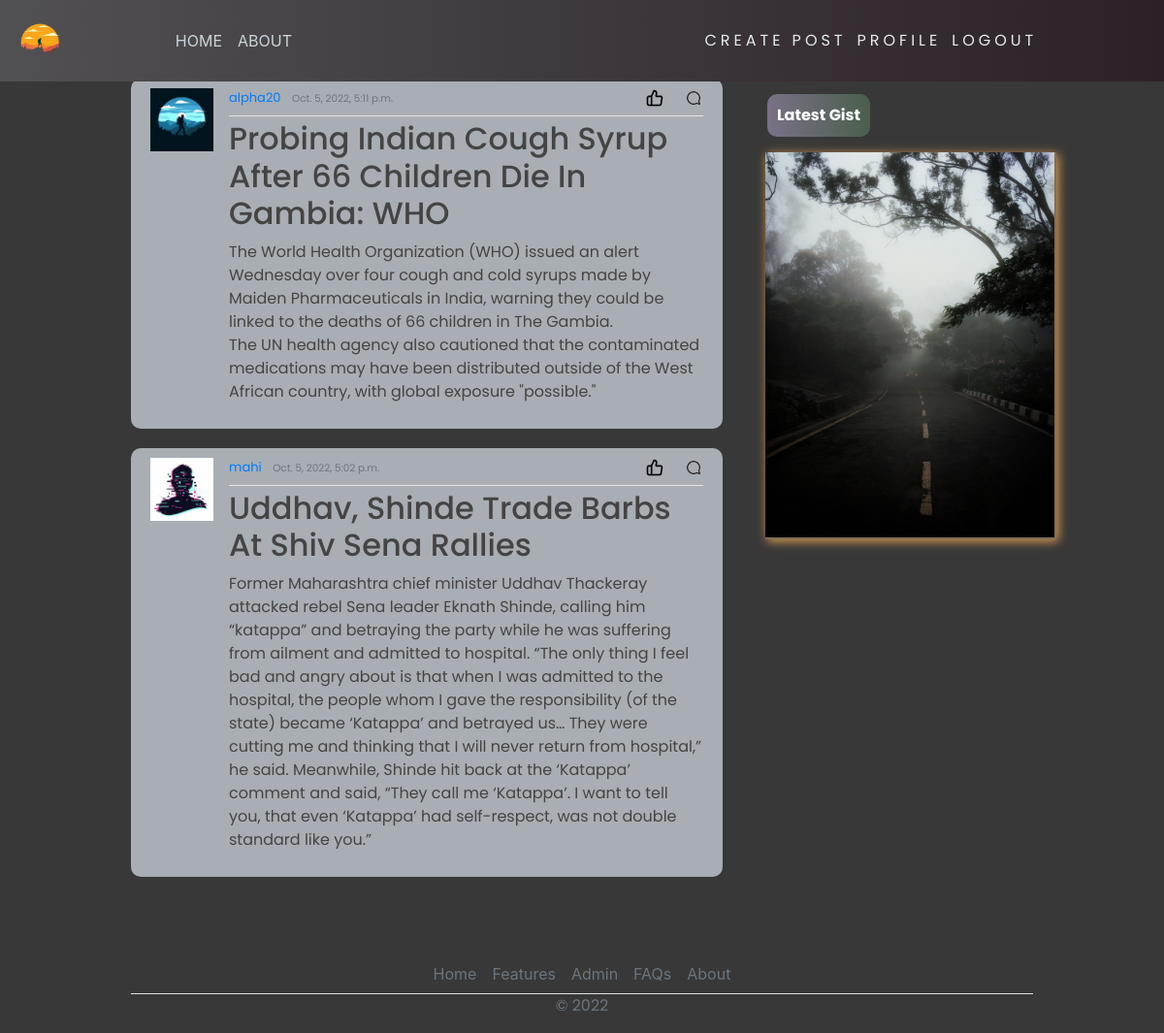
The page / (signed in) on the database its author committed.
### blog/models.py (models this page shows, shortened)
class Post(models.Model):
    title = models.CharField(max_length=200)
    content = models.TextField()
    date_posted = models.DateTimeField(default=timezone.now)
    author = models.ForeignKey(User, on_delete=models.CASCADE)

### users/models.py (models this page shows, shortened)
class Profile(models.Model):
    user = models.OneToOneField(User, on_delete=models.CASCADE)
    image = models.ImageField(default='default.jpg', upload_to='profile_pics')

### blog/views.py (the view)
# urls.py: path('', PostListView.as_view(), name="blog-home"),
class PostListView(LoginRequiredMixin, ListView):
    model = Post
    template_name = 'blog/home.html'
    context_object_name = 'posts'
    ordering = ["-date_posted"]

### blog/templates/blog/home.html (shortened to what this page needs)
{% extends 'blog/base.html' %}
{%load static %}
{%load social_share%}
{% block content %}
    {% for posts in posts %}
        <article class="media content-section">
            <img class="rounded-cirlce article-img" src="{{ posts.author.profile.image.url }}" alt="">
            <div class="media-body">
              <div class="article-metadata post-header" >
                <div class="author-stamp">
                <a class="mr-2" href="#">{{ posts.author }}</a>
                <small class="text-muted">{{ posts.date_posted }}</small>
                </div>
                <div class="social-media " >
                    <a href=""><img src="../../media/icons/like.png" alt="Like" width="20px"/> </a>
                    <a href=""><img src="../../media/icons/comment.png" alt="Comment" width="20px"/></a>
                </div>
              </div>
              <h2><a class="article-title" href="{% url 'blog-detail' posts.id %}">{{ posts.title }}</a></h2>
              <p class="article-content">{{ posts.content }}</p>
            </div>
            <br>
          </article>
    {% endfor  %}
{% endblock content %}

### blog/templates/blog/base.html (shortened to what this page needs)
{% load static %}
{% load social_share %}
<!DOCTYPE html>
<html>
  <head>
    <link
      rel="stylesheet"
      href="https://maxcdn.bootstrapcdn.com/bootstrap/4.0.0/css/bootstrap.min.css"
    />
    <link rel="stylesheet" href="{% static 'blog/main.css' %}" />
  </head>
  <body>
    <header class="site-header">
      <nav class="navbar navbar-expand-md navbar-dark bg-steel fixed-top">
        <img class="logo" src="./../../../media/logo.png" alt="abc" />
        <div class="container">
          <div class="collapse navbar-collapse" id="navbarToggle">
            <div class="navbar-nav mr-auto">
              {% if user.is_authenticated %}
              <a class="nav-item nav-link" href="{% url 'blog-home' %}">HOME</a>
              <a class="nav-item nav-link" href="{% url 'blog-about' %}"
                >ABOUT</a
              >
            </div>
            <div class="navbar-nav">
              <a href="{% url 'blog-new' %}" id="auth-links"> Create Post </a>
              <a href="{% url 'profile' %}" id="auth-links"> Profile </a>
              <a href="{% url 'logout' %}" id="auth-links"> Logout </a>
              {% else %}
              <a href="{% url 'login' %}" id="auth-links"> Login </a>
              <a href="{% url 'register' %}" id="auth-links"> Register </a>
              {% endif %}
            </div>
          </div>
        </div>
      </nav>
    </header>
    <main role="main" class="container">
      <div class="row">
        <div class="col-md-8">
        </div>
        <div class="col-md-8">{% block content %}{% endblock %}</div>
        <div class="col-md-4">
          <div class="content-sectionw">
              <a
                id="list-group"
                style="text-decoration: none"
                href=""
                class="d-flex align-items-center flex-shrink-0 p-3 link-dark text-decoration-none"
              >
                <span class="fs-5 fw-semibold" id="gist-btn">Latest Gist</span>
              </a>
              <img class="photo" src="./../../../media/photo.jpg" alt="" width="350px"/>
              </div>
            </div>
          </div>
      <footer class="">
        <ul
          class="nav justify-content-center border-bottom"
          style="margin-top: 60px"
        >
          <li class="nav-item">
            <a href="#" class="nav-link px-2 text-muted">Home</a>
          </li>
          <li class="nav-item">
            <a href="#" class="nav-link px-2 text-muted">Features</a>
          </li>
          <li class="nav-item">
            <a href="admin/" class="nav-link px-2 text-muted">Admin</a>
          </li>
          <li class="nav-item">
            <a href="#" class="nav-link px-2 text-muted">FAQs</a>
          </li>
          <li class="nav-item">
            <a href="#" class="nav-link px-2 text-muted">About</a>
          </li>
        </ul>
        <p class="text-center text-muted">&copy; 2022</p>
      </footer>
    </main>
  </body>
</html>

### blog/static/blog/main.css (style rules this page uses)
body { background-color: rgb( 56, 56, 56 ); margin-top: 5rem; background-size: contain; background-repeat: no-repeat; }
h1, h2, h3, h4, h5, h6, p { color: #444444; font-family: "Poppins", sans-serif; }
ul { margin: 0; }
.bg-steel { background: linear-gradient(270deg, rgb(44, 33, 40) 0%, rgb(81, 80, 82) 100%); }
.site-header .navbar-nav .nav-link { color: #cbd5db; }
.content-section { background: #ffffff; padding: 10px 20px; border-radius: 10px; margin-bottom: 20px; }
.article-title { color: #444444; }
.article-content { white-space: pre-line; }
.article-img { height: 65px; width: 65px; margin-right: 16px; }
.article-metadata { font-family: "Poppins", sans-serif; padding-bottom: 8px; margin-bottom: 4px; font-size: 13px; border-bottom: 1px solid #e3e3e3; }
#auth-links { font-family: "Poppins", sans-serif; position: relative; display: inline-block; padding: 12px 3px; margin: 10px 0; color: #e4ebeb; text-decoration: none; text-transform: uppercase; transition: 0.5s; letter-spacing: 4px; overflow: hidden; margin-right: 5px; }
#auth-links:nth-child(2) { filter: hue-rotate(110deg); }
#gist-btn { color: black; background: linear-gradient( 270deg, rgb(73, 95, 77) 0%, rgb(122, 113, 135) 100% ); padding: 10px; color: white; font-family: "Poppins", sans-serif; font-weight: bold; border-radius: 10px; }
.logo { height: 50px; width: 50px; }
.photo { display: flex; z-index: 1; width: 300px; border-right: 2px solid rgb(129, 110, 87); border-bottom: 2px solid rgb(129, 110, 87); }
.photo { position: relative; left: 5%; box-shadow: 2px 2px 10px rgb(227, 159, 81); }
.content-section { background-color: rgb(168, 174, 179); }
.post-header { display: flex; flex-direction: row; justify-content: space-between; }
.social-media { display: flex; flex-direction: row; gap: 10px; }
.container { width: 80%; }

### rows shown on the page
Post: author.profile.image (picture), author "alpha20", date_posted "Oct. 5, 2022, 5:11 p.m.", title "Probing Indian Cough Syrup After 66 Children Die In Gambia: WHO", content "The World Health Organization (WHO) issued an alert Wednesday over four cough and cold syrups made by Maiden Pharmaceuticals in India, warning they could be linked to the deaths of 66 children in The Gambia. The UN health agency also cautioned that the contaminated medications may have been distributed outside of the West African country, with global exposure \"possible.\""
Post: author.profile.image (placeholder picture), author "mahi", date_posted "Oct. 5, 2022, 5:02 p.m.", title "Uddhav, Shinde Trade Barbs At Shiv Sena Rallies", content "Former Maharashtra chief minister Uddhav Thackeray attacked rebel Sena leader Eknath Shinde, calling him “katappa” and betraying the party while he was suffering from ailment and admitted to hospital. “The only thing I feel bad and angry about is that when I was admitted to the hospital, the people whom I gave the responsibility (of the state) became ‘Katappa’ and betrayed us… They were cutting me and thinking that I will never return from hospital,” he said. Meanwhile, Shinde hit back at the ‘Katappa’ comment and said, “They call me ‘Katappa’. I want to tell you, that even ‘Katappa’ had self-respect, was not double standard like you.”"
